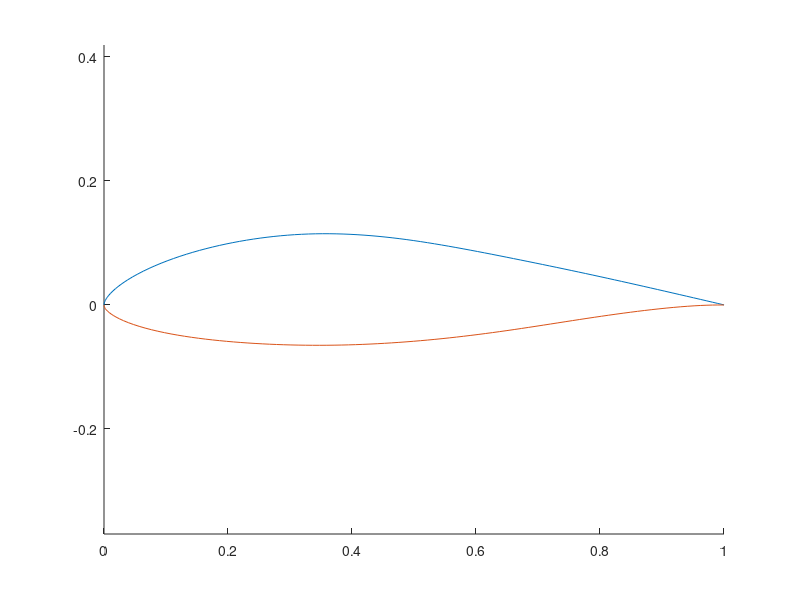

This chart was generated by the following MATLAB code:
%%%%%%%%%%%%%%%%%%%%%%%%%%%%%%%%%%%%%%%%%%%%%%%%%%%%%%%%%%%%%%%%%%%%%%
%       Hicks-Henne Bump function Parameterization                   %
%                   16 Aug 2016                                      %
%   Input: Baseline Configuration text files(Upper and lower),       %
%           Design variables                                         %
%   Output: Modified Geometry, Gradient of geometry with respect     %
%       to design variables                                          %
%                                                                    %
%%%%%%%%%%%%%%%%%%%%%%%%%%%%%%%%%%%%%%%%%%%%%%%%%%%%%%%%%%%%%%%%%%%%%%
clear all;
close all;
format long;
clc;

% load airfoils/naca0012lower.txt      % Baseline configuration
% load airfoils/naca0012upper.txt
% ubase = naca0012upper(:,2);
% xu = naca0012upper(:,1);
% lbase = naca0012lower(:,2);
% xl = naca0012lower(:,1);

load airfoils/du96lower.txt      % Baseline configuration
load airfoils/du96upper.txt
ubase = du96upper(:,2);
xu = du96upper(:,1);
lbase = du96lower(:,2);
xl = du96lower(:,1);

n = 5;                      %Number of design variables
h = 1/(n+1);
bump_pos = 0+h:h:1-h;       %Bump positions
dpa = zeros(n,1);
dpb = zeros(n,1);
dpa(4) = 1e-8;
t_b = 4;                    %Width control parameter
for i = 1:size(ubase)
    suma = 0;
    for j = 1:n
        m = log(0.5)/log(bump_pos(j));
        suma = suma + dpa(j)*(sin(pi*xu(i)^m)^t_b);
        gradu(i,j) = sin(pi*xu(i)^m)^t_b;
    end
    unew(i) = ubase(i) + suma;
end
for i = 1:size(lbase)
    sumb = 0;
    for j = 1:n
        m = log(0.5)/log(bump_pos(j));
        sumb = sumb + dpb(j)*(sin(pi*xl(i)^m)^t_b);
        gradl(i,j) = sin(pi*xl(i)^m)^t_b;
    end
    lnew(i) = lbase(i) + sumb;
end
grad = [gradu ; gradl];

hold on;
plot(xu,unew,xl,lnew);
axis equal tight;
